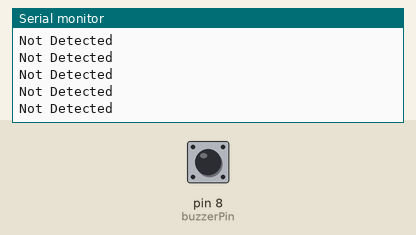
This sketch was run on a simulated Arduino Uno, built with avr-gcc and run on an emulated ATmega328P. Shown: the last lines printed to the serial monitor. The test bench sets the inputs (shaded band); at power-on: pin 8 (buzzerPin) LOW.

Above: at 1.2 s.
1.3 s: pin 8 (buzzerPin) driven HIGH
At 1.8 s:
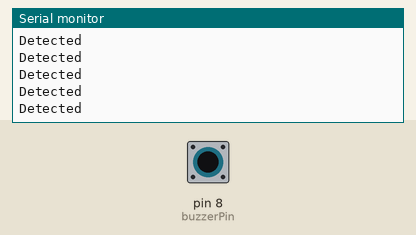
3.2 s: pin 8 (buzzerPin) driven LOW
At 4.0 s:
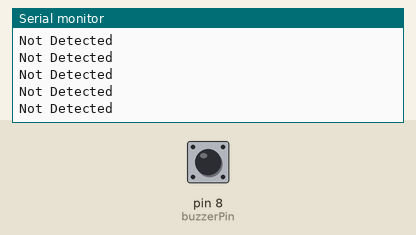
6.2 s: pin 8 (buzzerPin) driven HIGH
At 7.1 s:
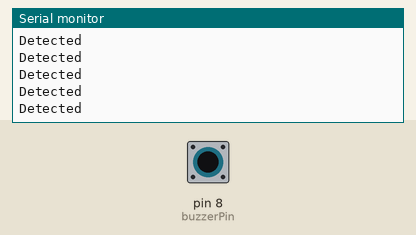
9.2 s: pin 8 (buzzerPin) driven LOW
At 9.7 s:
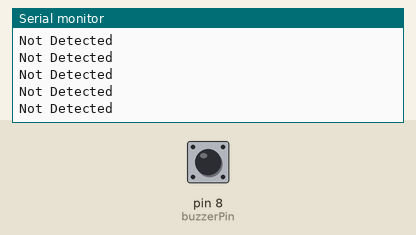
12.2 s: pin 8 (buzzerPin) driven HIGH
At 12.8 s:
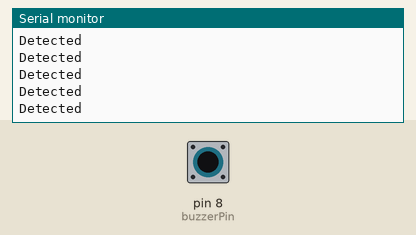

The sketch:

Test_Input_mode.ino
```cpp
const int buzzerPin = 8;  // définit le pin du buzzer

void setup() {
  pinMode(buzzerPin, INPUT);  // configure le pin du buzzer en entrée
  Serial.begin(9600);
}

void loop() {
  int buzzerValue = digitalRead(buzzerPin);  // lit la valeur du buzzer

  if (buzzerValue == HIGH) {  // si une fréquence sonore est détectée
    Serial.println("Detected"); // déclenche une action
  }
  else {
    Serial.println("Not Detected");
  }
}
```

Measured:
- after the input at 1.3 s, the serial monitor: prints a new line after 0.07 s (image 1)
